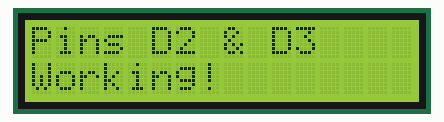
Simulated run of this sketch. Board: ESP8266 (NodeMCU). Parts: 16×2 character LCD.

Above: at 0.1 s.
At 1.1 s:
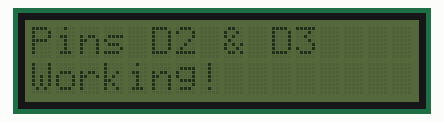

Measured:
- what the display in image 1 shows lasts 0.5 s, from 1.1 s to 1.6 s

The sketch:

lcd-test.ino
```cpp
#include <Wire.h>
#include <LiquidCrystal_I2C.h>

// Set the LCD address to 0x27 for a 16 chars and 2 line display
// If this doesn't work, try 0x3F
LiquidCrystal_I2C lcd(0x3F, 16, 2);

void setup()
{
  // 1. Manually start I2C on your specific pins
  // Syntax: Wire.begin(SDA_PIN, SCL_PIN);
  Wire.begin(D2, D3);

  // 2. Initialize the LCD
  // The LCD library will now use the pins we just set above.
  lcd.init();

  // 3. Turn on the backlight and print
  lcd.backlight();

  lcd.setCursor(0,0);
  lcd.print("Pins D2 & D3");

  lcd.setCursor(0,1);
  lcd.print("Working!");
}

void loop()
{
  // Blink the backlight to show activity
  delay(1000);
  lcd.noBacklight();
  delay(500);
  lcd.backlight();
}
```
